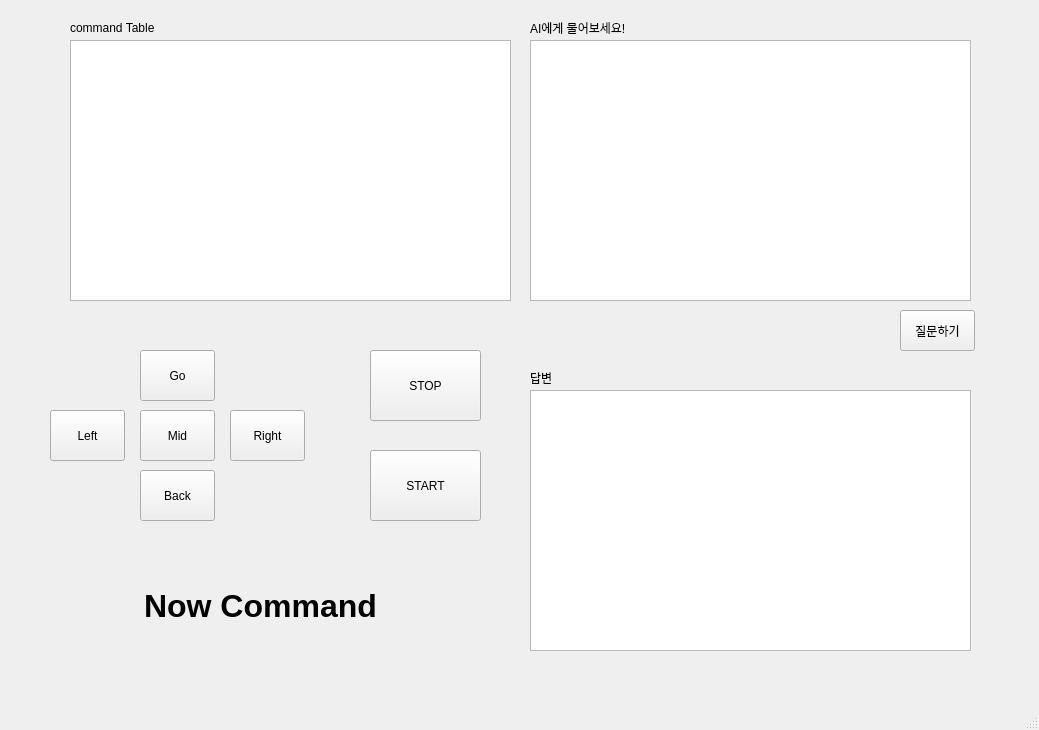
<?xml version="1.0" encoding="UTF-8"?>
<ui version="4.0">
 <class>MainWindow</class>
 <widget class="QMainWindow" name="MainWindow">
  <property name="geometry">
   <rect>
    <x>0</x>
    <y>0</y>
    <width>1039</width>
    <height>730</height>
   </rect>
  </property>
  <property name="windowTitle">
   <string>MainWindow</string>
  </property>
  <widget class="QWidget" name="centralwidget">
   <widget class="QPushButton" name="leftButton">
    <property name="geometry">
     <rect>
      <x>50</x>
      <y>410</y>
      <width>75</width>
      <height>51</height>
     </rect>
    </property>
    <property name="text">
     <string>Left</string>
    </property>
   </widget>
   <widget class="QPlainTextEdit" name="logText">
    <property name="geometry">
     <rect>
      <x>70</x>
      <y>40</y>
      <width>441</width>
      <height>261</height>
     </rect>
    </property>
    <property name="font">
     <font>
      <family>Consolas</family>
     </font>
    </property>
   </widget>
   <widget class="QLabel" name="label">
    <property name="geometry">
     <rect>
      <x>70</x>
      <y>20</y>
      <width>121</width>
      <height>16</height>
     </rect>
    </property>
    <property name="text">
     <string>command Table</string>
    </property>
   </widget>
   <widget class="QPushButton" name="midButton">
    <property name="geometry">
     <rect>
      <x>140</x>
      <y>410</y>
      <width>75</width>
      <height>51</height>
     </rect>
    </property>
    <property name="text">
     <string>Mid</string>
    </property>
   </widget>
   <widget class="QPushButton" name="rightButton">
    <property name="geometry">
     <rect>
      <x>230</x>
      <y>410</y>
      <width>75</width>
      <height>51</height>
     </rect>
    </property>
    <property name="text">
     <string>Right</string>
    </property>
   </widget>
   <widget class="QPushButton" name="backButton">
    <property name="geometry">
     <rect>
      <x>140</x>
      <y>470</y>
      <width>75</width>
      <height>51</height>
     </rect>
    </property>
    <property name="text">
     <string>Back</string>
    </property>
   </widget>
   <widget class="QPushButton" name="goButton">
    <property name="geometry">
     <rect>
      <x>140</x>
      <y>350</y>
      <width>75</width>
      <height>51</height>
     </rect>
    </property>
    <property name="text">
     <string>Go</string>
    </property>
   </widget>
   <widget class="QPushButton" name="startButton">
    <property name="geometry">
     <rect>
      <x>370</x>
      <y>450</y>
      <width>111</width>
      <height>71</height>
     </rect>
    </property>
    <property name="text">
     <string>START</string>
    </property>
   </widget>
   <widget class="QPushButton" name="stopButton">
    <property name="geometry">
     <rect>
      <x>370</x>
      <y>350</y>
      <width>111</width>
      <height>71</height>
     </rect>
    </property>
    <property name="cursor">
     <cursorShape>ArrowCursor</cursorShape>
    </property>
    <property name="text">
     <string>STOP</string>
    </property>
   </widget>
   <widget class="QTextEdit" name="textinput">
    <property name="geometry">
     <rect>
      <x>530</x>
      <y>40</y>
      <width>441</width>
      <height>261</height>
     </rect>
    </property>
   </widget>
   <widget class="QPushButton" name="enterButton">
    <property name="geometry">
     <rect>
      <x>900</x>
      <y>310</y>
      <width>75</width>
      <height>41</height>
     </rect>
    </property>
    <property name="text">
     <string>질문하기</string>
    </property>
   </widget>
   <widget class="QLabel" name="label_3">
    <property name="geometry">
     <rect>
      <x>530</x>
      <y>20</y>
      <width>121</width>
      <height>16</height>
     </rect>
    </property>
    <property name="text">
     <string>AI에게 물어보세요!</string>
    </property>
   </widget>
   <widget class="QLabel" name="nowcmd">
    <property name="geometry">
     <rect>
      <x>90</x>
      <y>560</y>
      <width>341</width>
      <height>91</height>
     </rect>
    </property>
    <property name="font">
     <font>
      <pointsize>24</pointsize>
      <bold>true</bold>
     </font>
    </property>
    <property name="text">
     <string>Now Command</string>
    </property>
    <property name="alignment">
     <set>Qt::AlignmentFlag::AlignCenter</set>
    </property>
   </widget>
   <widget class="QLabel" name="label_4">
    <property name="geometry">
     <rect>
      <x>530</x>
      <y>370</y>
      <width>50</width>
      <height>16</height>
     </rect>
    </property>
    <property name="text">
     <string>답변</string>
    </property>
   </widget>
   <widget class="QPlainTextEdit" name="ansText">
    <property name="geometry">
     <rect>
      <x>530</x>
      <y>390</y>
      <width>441</width>
      <height>261</height>
     </rect>
    </property>
   </widget>
  </widget>
  <widget class="QMenuBar" name="menubar">
   <property name="geometry">
    <rect>
     <x>0</x>
     <y>0</y>
     <width>1039</width>
     <height>22</height>
    </rect>
   </property>
  </widget>
  <widget class="QStatusBar" name="statusbar"/>
 </widget>
 <resources/>
 <connections>
  <connection>
   <sender>startButton</sender>
   <signal>clicked()</signal>
   <receiver>MainWindow</receiver>
   <slot>start()</slot>
   <hints>
    <hint type="sourcelabel">
     <x>818</x>
     <y>433</y>
    </hint>
    <hint type="destinationlabel">
     <x>890</x>
     <y>486</y>
    </hint>
   </hints>
  </connection>
  <connection>
   <sender>stopButton</sender>
   <signal>clicked()</signal>
   <receiver>MainWindow</receiver>
   <slot>stop()</slot>
   <hints>
    <hint type="sourcelabel">
     <x>685</x>
     <y>452</y>
    </hint>
    <hint type="destinationlabel">
     <x>700</x>
     <y>486</y>
    </hint>
   </hints>
  </connection>
  <connection>
   <sender>rightButton</sender>
   <signal>clicked()</signal>
   <receiver>MainWindow</receiver>
   <slot>right()</slot>
   <hints>
    <hint type="sourcelabel">
     <x>343</x>
     <y>431</y>
    </hint>
    <hint type="destinationlabel">
     <x>394</x>
     <y>450</y>
    </hint>
   </hints>
  </connection>
  <connection>
   <sender>goButton</sender>
   <signal>clicked()</signal>
   <receiver>MainWindow</receiver>
   <slot>go()</slot>
   <hints>
    <hint type="sourcelabel">
     <x>250</x>
     <y>372</y>
    </hint>
    <hint type="destinationlabel">
     <x>310</x>
     <y>359</y>
    </hint>
   </hints>
  </connection>
  <connection>
   <sender>midButton</sender>
   <signal>clicked()</signal>
   <receiver>MainWindow</receiver>
   <slot>mid()</slot>
   <hints>
    <hint type="sourcelabel">
     <x>257</x>
     <y>445</y>
    </hint>
    <hint type="destinationlabel">
     <x>321</x>
     <y>467</y>
    </hint>
   </hints>
  </connection>
  <connection>
   <sender>backButton</sender>
   <signal>clicked()</signal>
   <receiver>MainWindow</receiver>
   <slot>back()</slot>
   <hints>
    <hint type="sourcelabel">
     <x>256</x>
     <y>503</y>
    </hint>
    <hint type="destinationlabel">
     <x>310</x>
     <y>509</y>
    </hint>
   </hints>
  </connection>
  <connection>
   <sender>leftButton</sender>
   <signal>clicked()</signal>
   <receiver>MainWindow</receiver>
   <slot>left()</slot>
   <hints>
    <hint type="sourcelabel">
     <x>160</x>
     <y>463</y>
    </hint>
    <hint type="destinationlabel">
     <x>94</x>
     <y>457</y>
    </hint>
   </hints>
  </connection>
  <connection>
   <sender>enterButton</sender>
   <signal>clicked()</signal>
   <receiver>MainWindow</receiver>
   <slot>enter()</slot>
   <hints>
    <hint type="sourcelabel">
     <x>895</x>
     <y>592</y>
    </hint>
    <hint type="destinationlabel">
     <x>937</x>
     <y>646</y>
    </hint>
   </hints>
  </connection>
 </connections>
 <slots>
  <slot>start()</slot>
  <slot>stop()</slot>
  <slot>go()</slot>
  <slot>mid()</slot>
  <slot>left()</slot>
  <slot>back()</slot>
  <slot>right()</slot>
  <slot>enter()</slot>
 </slots>
</ui>
